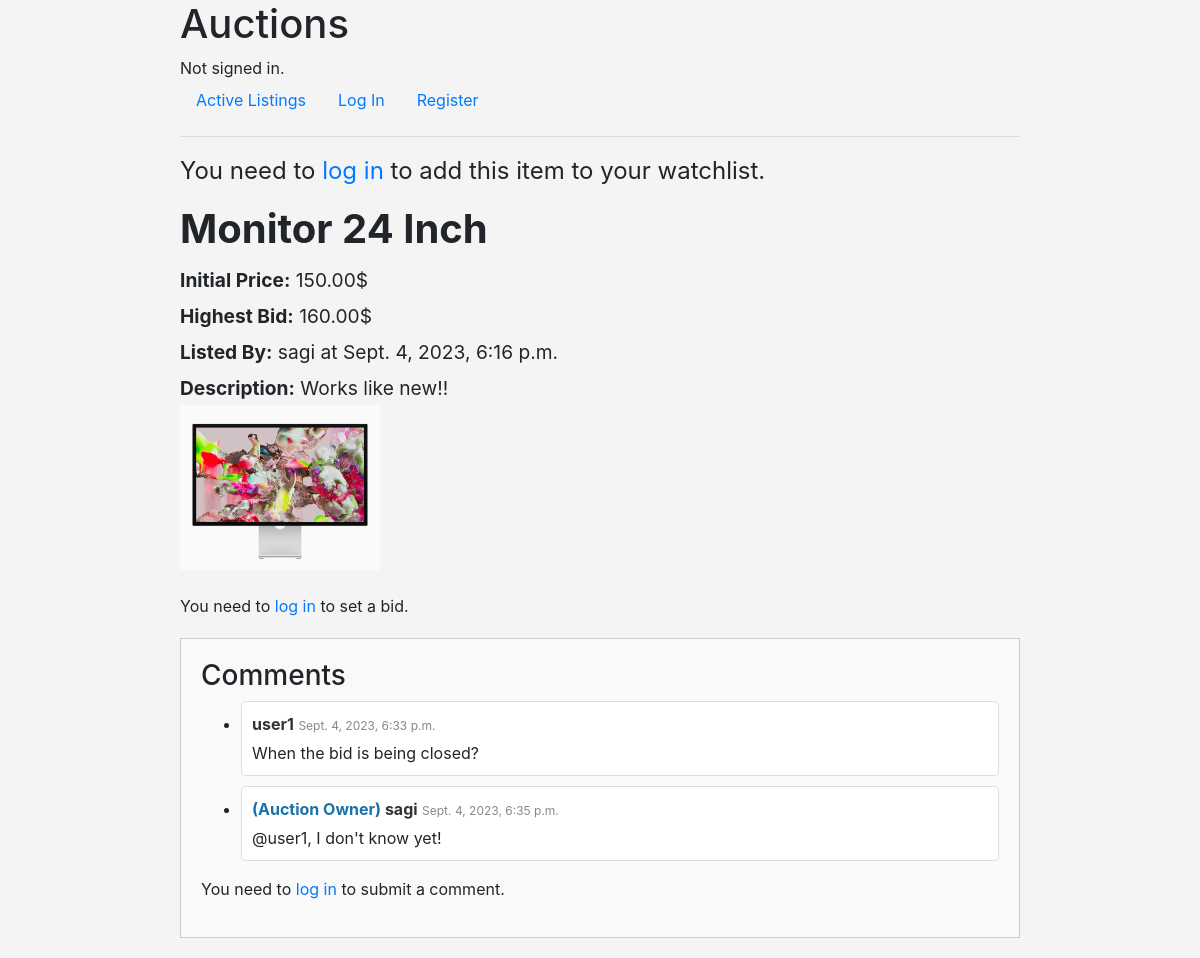
The app's page /productPage/5/ with its own data.
### auctions/models.py (models this page shows)
class AuctionList(models.Model):
    seller = models.ForeignKey('User', on_delete=models.CASCADE, related_name = "lists")
    productName = models.CharField(max_length=64)
    initialPrice = models.DecimalField(max_digits=30, decimal_places=2)
    info = models.TextField(max_length=1000)
    creationTime = models.DateTimeField(auto_now_add=True)
    image = models.ImageField(upload_to= user_directory_path, blank=True, null=True)
    watchlist = models.ManyToManyField(User, blank=True, related_name = "watchlist")
    CATEGORY_CHOICES = [
        ('Uncategorized', 'Select a category'),
        ('Electronics', 'Electronics'),
        ('Clothing', 'Clothing'),
        ('Home and Garden', 'Home and Garden'),
        ('Toys and Games', 'Toys and Games'),
        ('Books', 'Books'),
        ('Sports and Outdoors', 'Sports and Outdoors'),
        ('Automotive', 'Automotive'),
        ('Jewelry and Watches', 'Jewelry and Watches'),
        ('Collectibles', 'Collectibles'),
        ('Health and Beauty', 'Health and Beauty'),
        ('Music and Instruments', 'Music and Instruments'),
        ('Art and Crafts', 'Art and Crafts'),
        ('Food and Beverages', 'Food and Beverages'),
        ('Pets', 'Pets'),
        ('Travel and Experiences', 'Travel and Experiences'),
        ('Other', 'Other'),
    ]
    category = models.CharField(
        max_length=50,
        choices=CATEGORY_CHOICES,
        default='Uncategorized',
    )
    AUCTION_STATUS_CHOICES = (
        ('active', 'Active'),
        ('closed', 'Closed')
    )
    status = models.CharField(
        max_length=10,
        choices=AUCTION_STATUS_CHOICES,
        default='active'  # Set the default status to 'active' when an auction is created.
    )

class Bid(models.Model):
    bidder = models.ForeignKey('User', on_delete=models.CASCADE)
    productName = models.ForeignKey('AuctionList', on_delete=models.CASCADE, related_name = "bids")
    bidPrice = models.DecimalField(max_digits=30, decimal_places=2)
    lastBidTime = models.DateTimeField(auto_now_add=True)

class User(AbstractUser):
    pass

class Comment(models.Model):
    commenter = models.ForeignKey('User', on_delete=models.CASCADE)
    productName = models.ForeignKey('AuctionList', on_delete=models.CASCADE, related_name = "comments")
    creationTime = models.DateTimeField(auto_now_add=True)
    comment = models.TextField(max_length=500)

### auctions/views.py (the view)
# urls.py: path("productPage/<int:product_id>/", views.productPage, name="productPage"),
def productPage(request, product_id):
    product = get_object_or_404(AuctionList, pk=product_id)
    allProductBids = product.bids.all()
    state_message = request.session.pop('state_message', None) #state message - whether bid successed/failed
    highestBidder = (allProductBids.order_by("-bidPrice")[0].bidder) if allProductBids else None
    is_authenticated = request.user.is_authenticated
    in_watchlist = is_authenticated and request.user.watchlist.filter(pk=product.id).exists()
    is_a_bidder = is_authenticated and allProductBids.filter(bidder=request.user).exists()
    userBid = is_authenticated and (allProductBids.filter(bidder=request.user).order_by("-bidPrice")[0].bidPrice) if is_a_bidder else None
    if is_authenticated:
        notificationOfProduct = request.user.notifications.filter(product=product, is_read=False).first()
        if notificationOfProduct:
            notificationOfProduct.is_read = True
            notificationOfProduct.save()
    return render(request, "auctions/productPage.html",{
        'product':product,
        'bidPrice': getCurrentPrice(product),
        'state_message': state_message,
        'in_watchlist': in_watchlist,
        'highestBidder':highestBidder,
        'is_a_bidder':is_a_bidder,
        'userBid':userBid,
        'status':product.status,
        'commentForm':AddCommentForm()
    })

### auctions/context_processors.py (called while the page is built)
def notification_count(request):
    if request.user.is_authenticated:
        return {'notification_count': Notification.objects.filter(user=request.user, is_read=False).count()}
    return {}

### auctions/util.py (called while the page is built)
def getCurrentPrice(product):
    allCurrentBids = product.bids.all()
    if allCurrentBids:
        highestBid = allCurrentBids.order_by("-bidPrice")[0].bidPrice
        return highestBid
    return product.initialPrice

### auctions/templates/auctions/productPage.html (shortened to what this page needs)
{% extends "auctions/layout.html" %}
{% block body %}
<div class="productText productPage">
    {% if product.status == 'closed' %}
        <div class="alert alert-info" role="alert">
            <h2>This auction is closed.</h2>
            {% if bidPrice > product.initialPrice %}
                <p>Winning Bid: {{ bidPrice }}$</p>
                <p>Winner: {{ highestBidder }}</p>
            {% else %}
                <p>No bids were placed for this auction.</p>
            {% endif %}
        </div>
    {% else %}
        {% if user.is_authenticated %}
            {% if user != product.seller %}
                <form method="post" action="{% url 'toggleWatchlist' product.id %}">
                {% csrf_token %}
                <div class="watchlistBtns">
                    {% if in_watchlist %}
                        <button type="submit" name="action" value="removeFromWatchlist" class="btn btn-secondary">Remove from Watchlist</button>
                    {% else %}
                        <button type="submit" name="action" value="addToWatchlist" class="btn btn-primary">Add to Watchlist</button>
                    {% endif %}
                </div>
                </form>
            {% else %}
            <div class="alert alert-primary" role="alert" style="display: inline-block;"> This is your product</div>
            {% endif %}
        {% else %}
            <p>You need to <a href="{% url 'login' %}">log in</a> to add this item to your watchlist.</p>
        {% endif %}
        <h1><b> {{product.productName}} </b></h1>
        <small><b>Initial Price:</b> {{ product.initialPrice }}$</small> <br>
        <small>
            <b>Highest Bid:</b>
            {% if bidPrice > product.initialPrice %}
                {{ bidPrice }}$
            {% else %}
                There aren't any bids
            {% endif %}
        </small><br>
        <small><b>Listed By:</b> {{product.seller}} at {{ product.creationTime }}</small> <br>
        <small><b>Description:</b> {{product.info}}</small>
    </div>
    {% endif %}
<div class="productImg">
    {% if product.image %}
        <img src="{{ product.image.url }}" alt="{{ product.productName }}" style="max-width: 200px;">
    {% endif %}
</div> <br>
{% if product.status == 'active' %}
    {% if user.is_authenticated %}
        {% if user != product.seller %}
            <form method="post" action="{% url 'submitBid' product.id %}">
                {% csrf_token %}
                <label for="bidAmount">Bid Amount:</label>
                <input type="number" step="0.01" id="bidAmount" name="bidAmount" min="0" required>
                <input type="submit" value="Submit Bid">
            </form>
        {% endif %}
    {% else %}
        <p>You need to <a href="{% url 'login' %}">log in</a> to set a bid.</p>
    {% endif %}
    <div class="commentSection">
        <h3>Comments</h3>
        <ul class="commentList">
            {% for comment in product.comments.all %}
                <li class="commentItem">
                    <div class="commentHeader">
                        {% if comment.commenter == user %} <b style="color: rgb(40, 151, 49);"> (You) </b>
                        {% elif comment.commenter == product.seller %} <b style="color: rgb(27, 113, 170);"> (Auction Owner) </b>
                        {% endif %}
                        <strong class="commenterName">{{ comment.commenter }}</strong>
                        <small class="commentTime">{{ comment.creationTime }}</small>
                    </div>
                    <div class="commentContent">{{ comment.comment }}</div>
                </li>
            {% empty %}
                <li class="noComments">No comments yet.</li>
            {% endfor %}
        </ul>
        {% if user.is_authenticated %}
            <form method="post" action="{% url 'addComment' product.id %}">
                {% csrf_token %}
                {{ commentForm.as_p }}
                <button type="submit" class="btn btn-primary">Submit Comment</button>
            </form>
            {% else %}
                <p>You need to <a href="{% url 'login' %}">log in</a> to submit a comment.</p>
        {% endif %}
</div>
{% endif %}
{% endblock %}

### auctions/static/auctions/styles.css (style rules this page uses)
body { margin-left:auto; margin-right:auto; width:70%; background-color: #f4f4f4; }
.productText.productPage { font-size: 1.5em ; }
.commentSection { border: 1px solid #ccc; padding: 20px; margin: 20px 0; background-color: #f9f9f9; }
.commentItem { background-color: #fff; border: 1px solid #ddd; margin-bottom: 10px; padding: 10px; border-radius: 5px; }
.commenterName { font-weight: bold; color: #333; }
.commentTime { font-size: 12px; color: #888; }
.commentContent { margin-top: 5px; }

### records on screen
AuctionList: productName "Monitor 24 Inch", initialPrice "150.00", seller "sagi", creationTime "Sept. 4, 2023, 6:16 p.m.", info "Works like new!!", image (picture)
Bid: bidPrice "160.00"
Comment: commenter "user1", creationTime "Sept. 4, 2023, 6:33 p.m.", comment "When the bid is being closed?"
Comment: shows "(Auction Owner)", commenter "sagi", creationTime "Sept. 4, 2023, 6:35 p.m.", comment "@user1, I don't know yet!"
